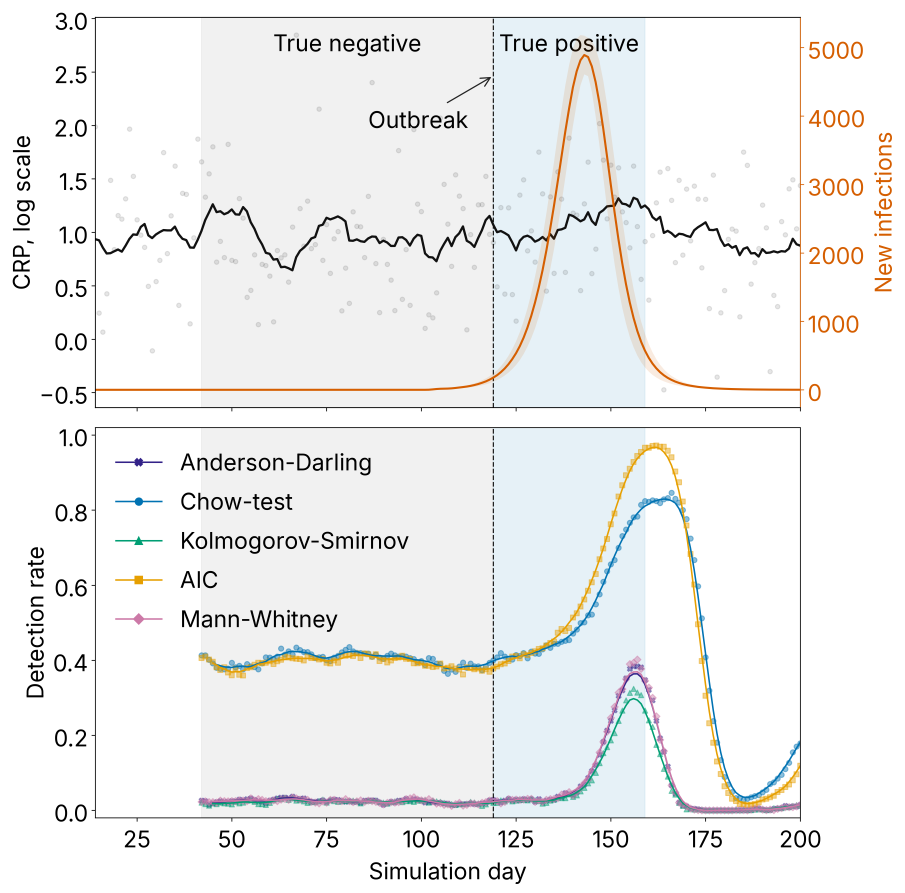
#> input picture figures/synthetic_detection_plot_10.png, 3618 x 3569 px (shown at 1/4 size); its folder holds 4 pictures in this run
$ python make_from_panels.py
#> lines starting #> are read from the running program, lines starting #| are printed output that depends on the picture
from PIL import Image, ImageDraw, ImageFont
import numpy as np
import os

test_counts = [10, 1250]
image_paths = [
    f'../synthetic_detection_plot_{count}.png' for count in test_counts
]

dpi = 300
width = 24
height = 12
width_pixels = int(width * dpi)
height_pixels = int(height * dpi)
panel_width = width_pixels // 2
panel_height = height_pixels
scale = 0.85

result = Image.new('RGBA', (width_pixels, height_pixels), (255, 255, 255, 255))
#> result: PIL image 7200x3600 RGBA; every value is 255
draw = ImageDraw.Draw(result)

img = Image.open(image_paths[0])
#> img is the input picture: PIL image 3618x3569 RGBA; mean R, G, B, A 239.7, 240.4, 240.2, 255
w, h = height_pixels * img.size[0] // img.size[1], height_pixels
#> w = 3649; h = 3600
w, h = int(w * scale), int(h * scale)
#> w = 3101; h = 3060
img = img.resize((w, h), Image.Resampling.LANCZOS)
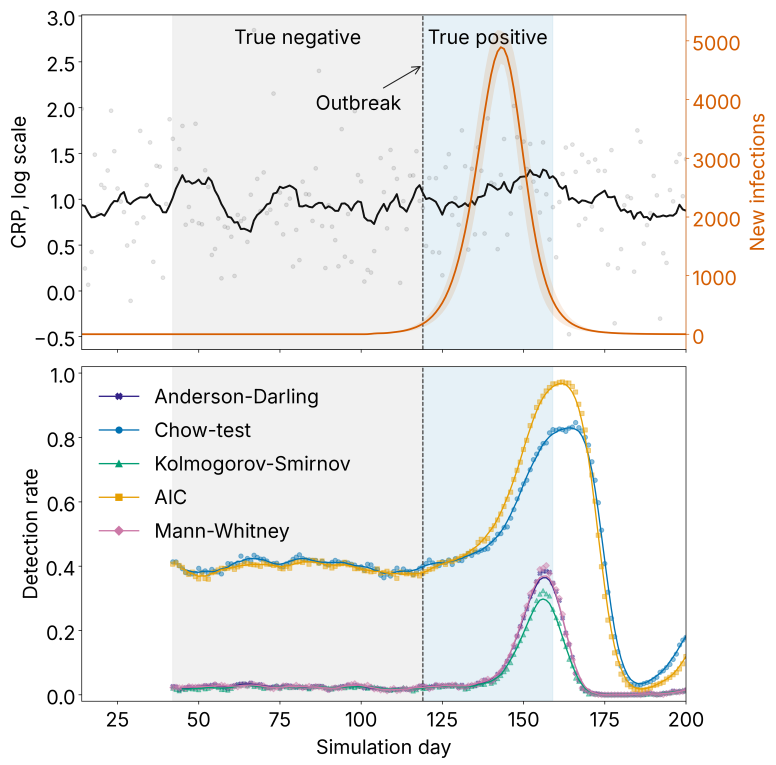
#> img: PIL image 3101x3060 RGBA (shown at 1/4 size); mean R, G, B, A 239.7, 240.4, 240.2, 255
result.paste(img, ((panel_width - w) // 2, (panel_height - h) // 2))
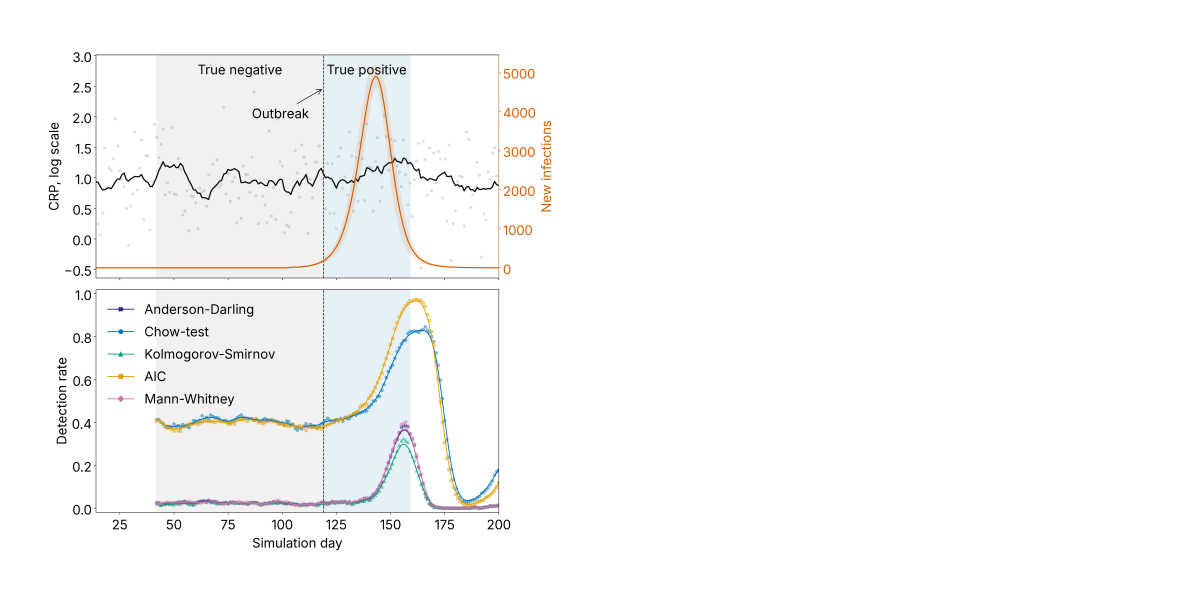
#> result: PIL image 7200x3600 RGBA (shown at 1/6 size); mean R, G, B, A 249.4, 249.7, 249.6, 255


img = Image.open(image_paths[1])
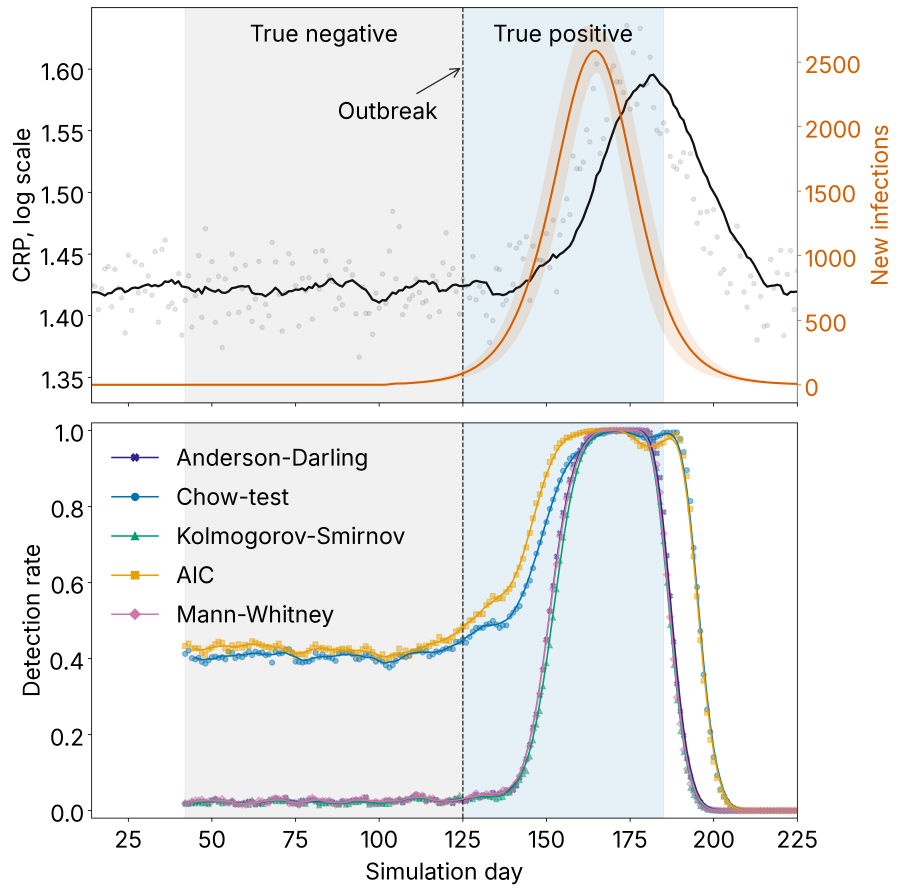
#> input picture figures/synthetic_detection_plot_1250.png, 3602 x 3570 px (shown at 1/4 size)
#> img is the input picture: PIL image 3602x3570 RGBA; mean R, G, B, A 238.3, 239.3, 239.4, 255
w, h = height_pixels * img.size[0] // img.size[1], height_pixels
#> w = 3632; h = 3600
w, h = int(w * scale), int(h * scale)
#> w = 3087; h = 3060
img = img.resize((w, h), Image.Resampling.LANCZOS)
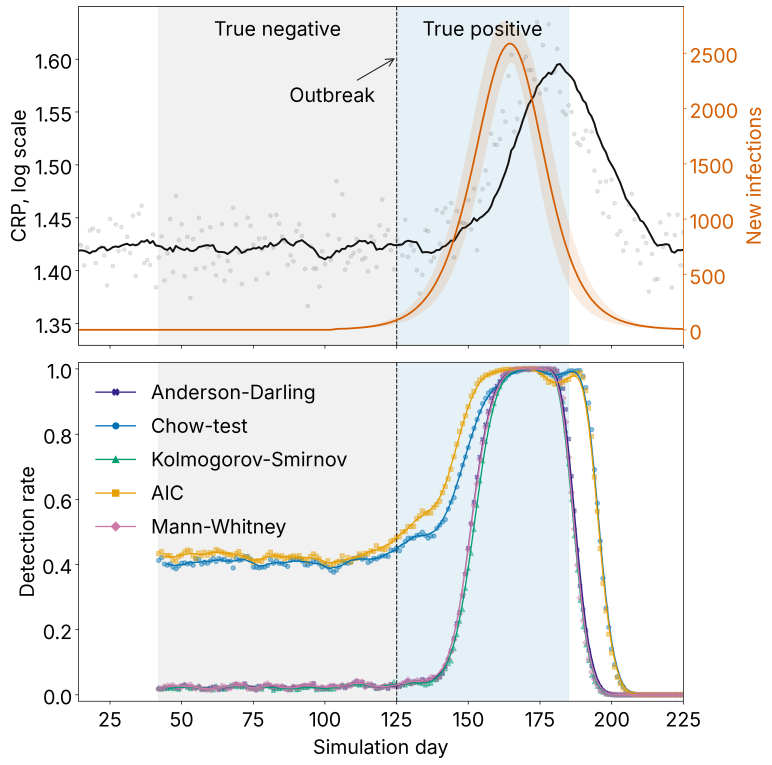
#> img: PIL image 3087x3060 RGBA (shown at 1/4 size); mean R, G, B, A 238.3, 239.4, 239.5, 255
result.paste(img, (panel_width + (panel_width - w) // 2, (panel_height - h) // 2))
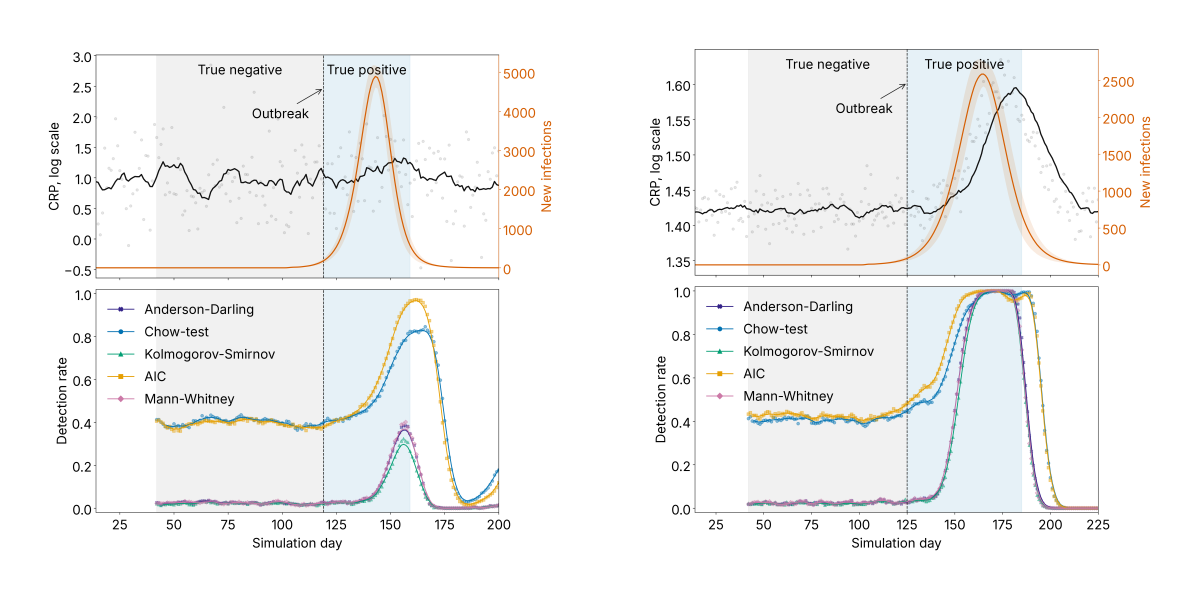
#> result: PIL image 7200x3600 RGBA (shown at 1/6 size); mean R, G, B, A 243.3, 244, 243.9, 255


padding = 150

try:
    font = ImageFont.truetype("C:\\Users\\Lenovo\\AppData\\Local\\Microsoft\\Windows\\Fonts\\Inter-VariableFont_opsz,wght.ttf", 125)
except:
    font = ImageFont.load_default()

panel_labels = ['A', 'B', 'C', 'D']

positions = [
    (padding, padding),
    (panel_width + padding, padding),
    (padding, panel_height // 2),
    (panel_width + padding, panel_height // 2),
]

for label, pos in zip(panel_labels, positions):
    draw.text(pos, label, fill='black', font=font, anchor='mm')


panel_titles = [
    f'{count} daily blood tests' for count in test_counts
]

positions = [
    (panel_width // 2, padding),
    (panel_width + panel_width // 2, padding),
]

for title, pos in zip(panel_titles, positions):
    draw.text(pos, title, fill='black', font=font, anchor='mm')

result.save('Figure 4.png', dpi=(dpi, dpi))
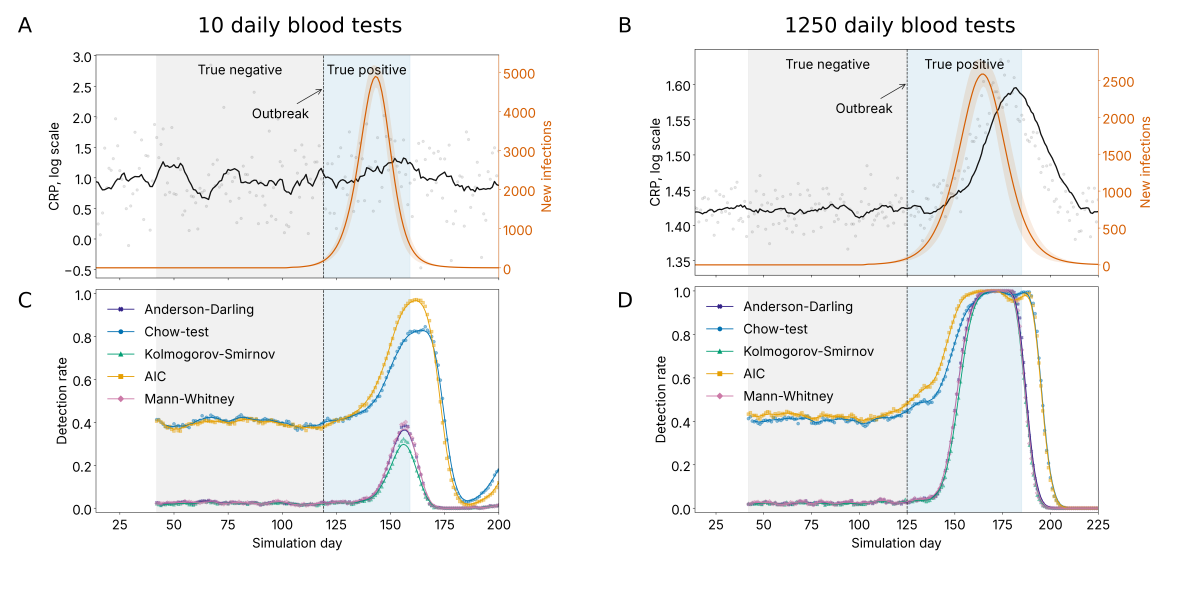
#> saved as Figure 4.png: PIL image 7200x3600 RGBA (shown at 1/6 size); mean R, G, B, A 242.6, 243.2, 243.2, 255
